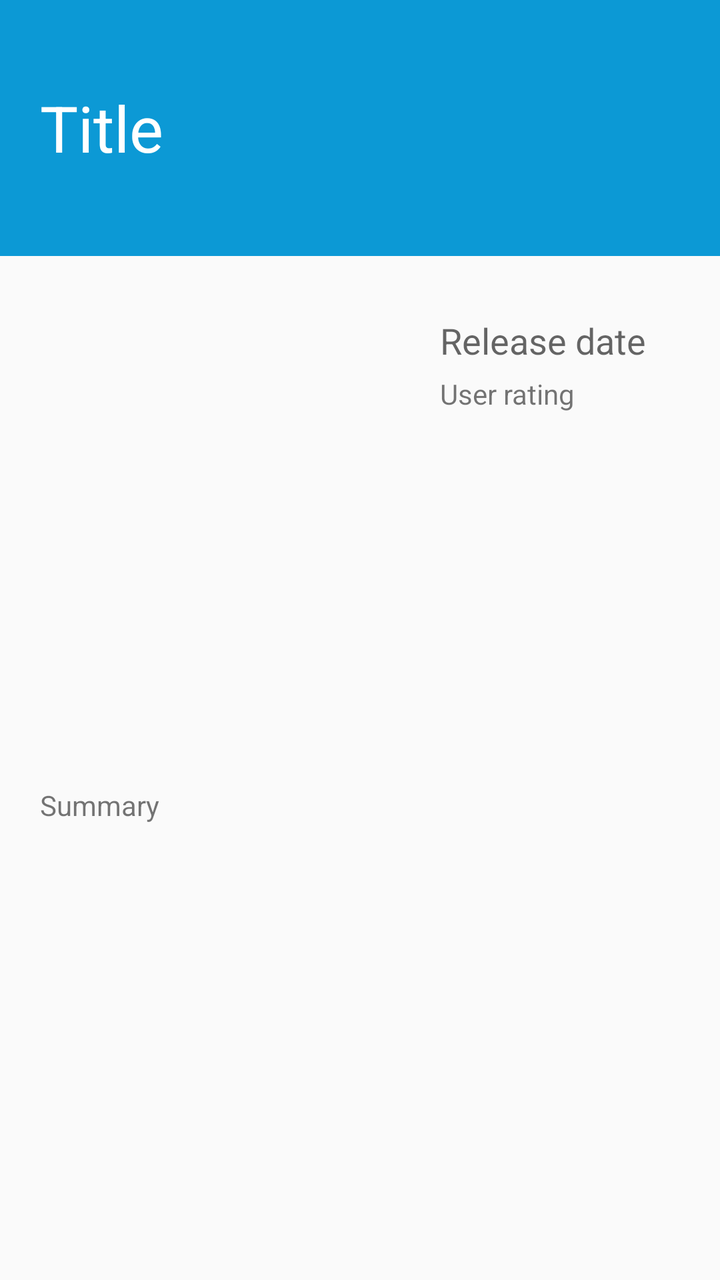
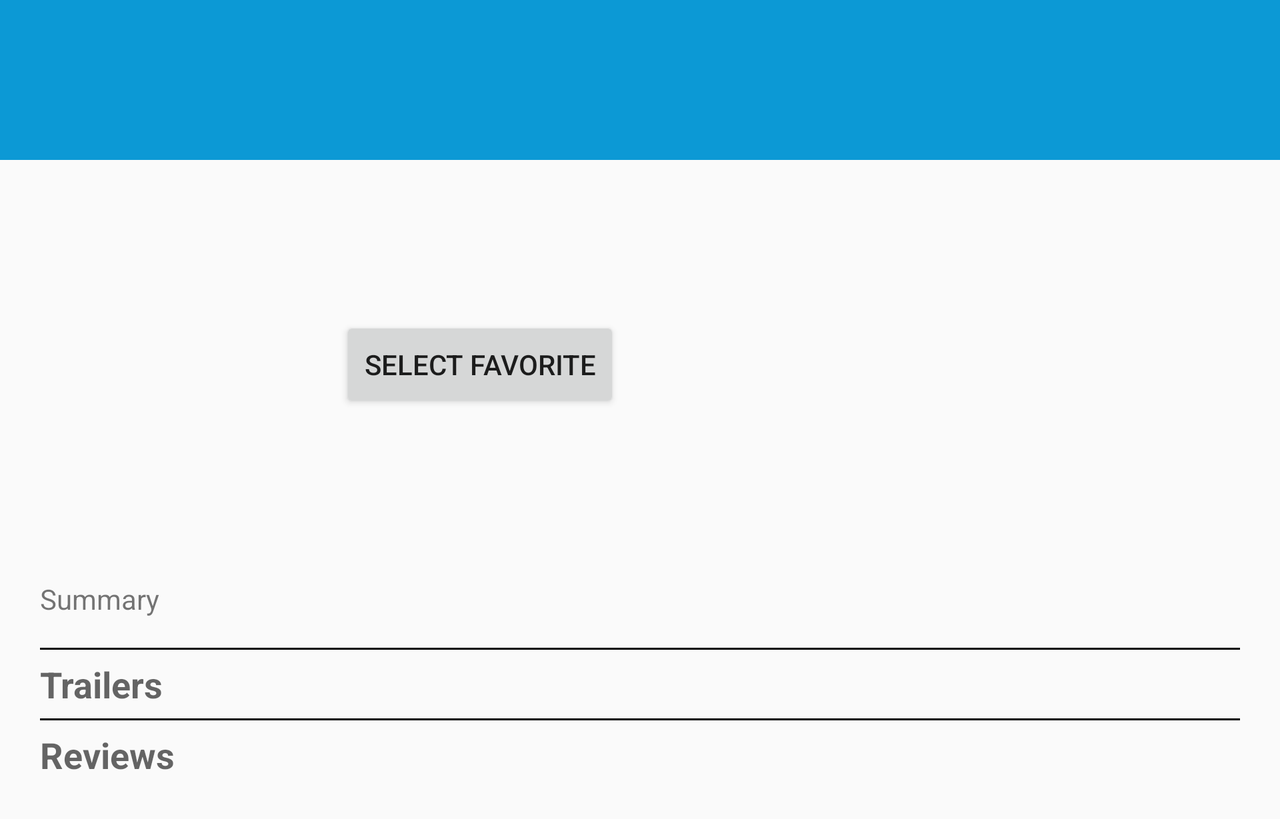

Compare how this app lays out the same screen by default and in its alternative resource folder. The renders come first, then the two layout files and the values they reference.
<!-- AndroidManifest.xml: activity theme AppTheme.NoActionBar -->
<!-- res/layout/fragment_details.xml -->
<?xml version="1.0" encoding="utf-8"?>
<LinearLayout xmlns:android="http://schemas.android.com/apk/res/android"
    android:id="@+id/details_layout"
    android:layout_width="match_parent"
    android:layout_height="match_parent"
    android:orientation="vertical">

    <LinearLayout
        android:id="@+id/header_layout"
        android:layout_width="match_parent"
        android:layout_height="0dp"
        android:layout_weight="1"
        android:orientation="vertical"
        android:background="@color/colorDetailsBackground"
        android:gravity="center_vertical"
        android:paddingLeft="20dp"
        android:paddingRight="20dp">

        <TextView
            android:id="@+id/header_title"
            android:layout_width="wrap_content"
            android:layout_height="wrap_content"
            android:text="Title"
            android:textSize="32sp"
            android:textColor="@color/white"/>

    </LinearLayout>

    <ScrollView
        android:id="@+id/scrollView"
        android:layout_width="match_parent"
        android:layout_height="0dp"
        android:layout_weight="4">

        <LinearLayout
            android:id="@+id/details_layout_body"
            android:layout_width="match_parent"
            android:layout_height="match_parent"
            android:orientation="vertical">

            <LinearLayout
                android:layout_width="match_parent"
                android:layout_height="245dp"
                android:layout_weight="0"
                android:orientation="horizontal"
                android:paddingTop="10dp">

                <ImageView
                    android:id="@+id/poster_details"
                    android:layout_width="200dp"
                    android:layout_height="235dp"
                    android:layout_margin="0dp" />

                <LinearLayout
                    android:layout_width="match_parent"
                    android:layout_height="match_parent"
                    android:orientation="vertical"
                    android:padding="20dp">

                    <TextView
                        android:id="@+id/release_date"
                        android:layout_width="wrap_content"
                        android:layout_height="wrap_content"
                        android:paddingBottom="5dp"
                        android:text="Release date"
                        android:textAppearance="?android:attr/textAppearanceMedium" />

                    <TextView
                        android:id="@+id/user_rating"
                        android:layout_width="wrap_content"
                        android:layout_height="wrap_content"
                        android:text="User rating" />
                </LinearLayout>
            </LinearLayout>

            <RelativeLayout
                android:id="@+id/footer_layout"
                android:layout_width="match_parent"
                android:layout_height="match_parent"
                android:padding="20dp">

                <TextView
                    android:id="@+id/summary"
                    android:layout_width="wrap_content"
                    android:layout_height="wrap_content"
                    android:text="Summary" />
            </RelativeLayout>
        </LinearLayout>
    </ScrollView>
</LinearLayout>
<!-- resources referenced by this layout -->
<resources>
  <color name="colorDetailsBackground">#0C99D5</color>
  <color name="white">#ffffff</color>
  <style name="AppTheme.NoActionBar">
          <item name="windowActionBar">false</item>
          <item name="windowNoTitle">true</item>
      </style>
</resources>
<!-- res/layout-w400dp/fragment_details.xml (the repository's variant of the layout above) -->
<!-- drawn on the phone turned sideways -->
<?xml version="1.0" encoding="utf-8"?>
<ScrollView xmlns:android="http://schemas.android.com/apk/res/android"
    android:id="@+id/details_layout"
    android:layout_width="match_parent"
    android:layout_height="match_parent">

    <LinearLayout
        android:id="@+id/details_layout_body"
        android:layout_width="match_parent"
        android:layout_height="match_parent"
        android:orientation="vertical">

        <LinearLayout
            android:id="@+id/header_layout"
            android:layout_width="match_parent"
            android:layout_height="80dp"
            android:background="@color/colorDetailsBackground"
            android:gravity="center_vertical"
            android:orientation="vertical"
            android:paddingLeft="20dp"
            android:paddingRight="20dp">

            <TextView
                android:id="@+id/header_title"
                android:layout_width="wrap_content"
                android:layout_height="wrap_content"
                android:text=""
                android:textColor="@color/white"
                android:textSize="24sp" />

        </LinearLayout>

        <LinearLayout
            android:layout_width="match_parent"
            android:layout_height="190dp"
            android:orientation="horizontal"
            android:paddingTop="10dp">

            <ImageView
                android:id="@+id/poster_details"
                android:layout_width="150dp"
                android:layout_height="180dp"
                android:layout_margin="0dp" />

            <LinearLayout
                android:layout_width="match_parent"
                android:layout_height="match_parent"
                android:orientation="vertical"
                android:padding="20dp">

                <TextView
                    android:id="@+id/release_date"
                    android:layout_width="wrap_content"
                    android:layout_height="wrap_content"
                    android:paddingBottom="5dp"
                    android:text=""
                    android:textAppearance="?android:attr/textAppearanceMedium" />

                <TextView
                    android:id="@+id/user_rating"
                    android:layout_width="wrap_content"
                    android:layout_height="wrap_content"
                    android:text="" />

                <Button
                    android:id="@+id/favorite"
                    android:layout_width="wrap_content"
                    android:layout_height="wrap_content"
                    android:paddingTop="10dp"
                    android:paddingBottom="10dp"
                    android:text="Select favorite" />
            </LinearLayout>
        </LinearLayout>

        <include
            android:layout_width="match_parent"
            android:layout_height="match_parent"
            layout="@layout/footer_layout" />

    </LinearLayout>
</ScrollView>
<!-- res/layout/footer_layout.xml (included above) -->
<?xml version="1.0" encoding="utf-8"?>
<LinearLayout xmlns:android="http://schemas.android.com/apk/res/android"
    android:id="@+id/footer_layout"
    android:layout_width="match_parent"
    android:layout_height="match_parent"
    android:orientation="vertical"
    android:padding="20dp">

    <TextView
        android:id="@+id/summary"
        android:layout_width="wrap_content"
        android:layout_height="wrap_content"
        android:layout_marginBottom="10dp"
        android:text="Summary" />

    <RelativeLayout
        android:layout_width="match_parent"
        android:layout_height="match_parent">

        <LinearLayout
            android:id="@+id/trailerParentLayout"
            android:layout_width="match_parent"
            android:layout_height="match_parent"
            android:layout_marginTop="5dp"
            android:orientation="vertical">

            <View
                android:layout_width="fill_parent"
                android:layout_height="1dip"
                android:background="#000000" />

            <TextView
                android:id="@+id/trailer"
                android:layout_width="wrap_content"
                android:layout_height="wrap_content"
                android:layout_marginTop="5dp"
                android:text="Trailers"
                android:textAppearance="?android:attr/textAppearanceMedium"
                android:textStyle="bold" />

            <LinearLayout
                android:id="@+id/trailerLayout"
                android:layout_width="match_parent"
                android:layout_height="match_parent"
                android:orientation="vertical">

            </LinearLayout>

        </LinearLayout>

        <LinearLayout
            android:id="@+id/reviewLayout"
            android:layout_width="match_parent"
            android:layout_height="match_parent"
            android:layout_below="@+id/trailerParentLayout"
            android:layout_marginTop="5dp"
            android:orientation="vertical">

            <View
                android:layout_width="fill_parent"
                android:layout_height="1dip"
                android:background="#000000" />

            <TextView
                android:id="@+id/review"
                android:layout_width="wrap_content"
                android:layout_height="wrap_content"
                android:layout_marginTop="5dp"
                android:text="Reviews"
                android:textAppearance="?android:attr/textAppearanceMedium"
                android:textStyle="bold" />

            <ListView
                android:id="@+id/reviewList"
                android:layout_width="match_parent"
                android:layout_height="wrap_content"
                android:dividerHeight="1px"
                android:footerDividersEnabled="false"
                android:headerDividersEnabled="false" />

        </LinearLayout>
    </RelativeLayout>
</LinearLayout>
